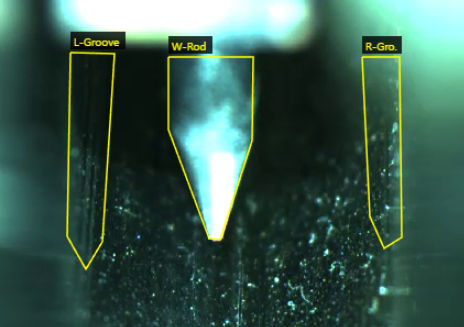
#> input picture GrooveRod_detection/예제 1.png, 464 x 327 px, given in place of rb_test7.mp4, which was not available
$ python edge_detection.py   (older library calls are emulated)
#> lines starting #> are read from the running program, lines starting #| are printed output that depends on the picture; after the words box and inside, x2 and y2 are one past the last pixel; in counts of white or black regions, pixels touching at a corner belong together; pictures that were not available may be replaced by others from this repository, and a replacement may not be noted
#> further down, frame is the input picture: shape (327, 464, 3); mean B, G, R 78.3, 91.3, 58.1
import os
import cv2

videos_path = "/Users/kseni/Downloads/kakao/Robot REC/"
# videos_path = "D:/work_doks/projects/Doosan. Welding/2025/data/"
# this_video_path = os.path.join(videos_path, os.listdir(videos_path)[0])
this_video_path = os.path.join(videos_path, "rb_test7.mp4")
cap = cv2.VideoCapture(this_video_path)

total_frames = int(cap.get(cv2.CAP_PROP_FRAME_COUNT))
# placeholder for opencv
def nothing(x):
    pass

def detect_v_shaped_electrode(edges, frame):
    contours, _ = cv2.findContours(edges, cv2.RETR_TREE, cv2.CHAIN_APPROX_SIMPLE)
    v_candidates = []

    height, width = frame.shape[:2]
    center_x = width // 2
    min_size = 10

    for contour in contours:
        approx = cv2.approxPolyDP(contour, 0.02 * cv2.arcLength(contour, True), True)

        if len(approx) == 3:  # Triangle shape
            x, y, w, h = cv2.boundingRect(contour)

            if h > min_size and w > min_size and abs(x + w // 2 - center_x) < 100:
                v_candidates.append((contour, y + h))

    if v_candidates:
        v_candidates.sort(key=lambda x: x[1])
        best_v = v_candidates[0][0]
        x, y, w, h = cv2.boundingRect(best_v)
        electrode_x, electrode_y = x + w // 2, y + h

        cv2.drawContours(frame, [best_v], -1, (0, 255, 255), 2)
        cv2.circle(frame, (electrode_x, electrode_y), 10, (0, 255, 255), -1)

        return electrode_x, electrode_y
    return None, None
def process_frame(frame):
    gray = cv2.cvtColor(frame, cv2.COLOR_BGR2GRAY)
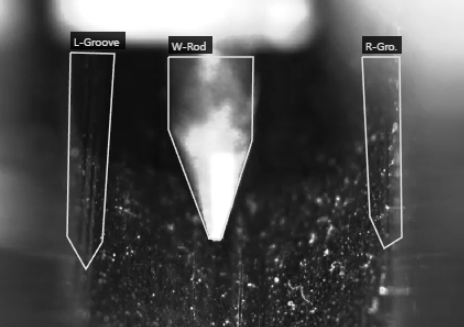
#> gray: shape (327, 464); min 5, max 255, mean 79.9
    blurred = cv2.GaussianBlur(gray, (5, 5), 1)

    canny_min = cv2.getTrackbarPos("Canny Min", "Welding Analysis")
    canny_max = cv2.getTrackbarPos("Canny Max", "Welding Analysis")
    sobel_ksize = cv2.getTrackbarPos("Sobel ksize", "Welding Analysis")
    threshold_val = cv2.getTrackbarPos("Threshold", "Welding Analysis")

    sobel_ksize = max(1, sobel_ksize * 2 + 1)  # ksize is odd
    edges = cv2.Canny(blurred, canny_min, canny_max)
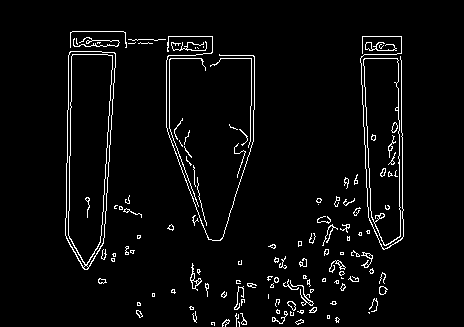
#> edges: shape (327, 464); 3.8% white in thin lines or dots, all inside (x1, y1, x2, y2) = (65, 31, 404, 327)
    sobel_x = cv2.Sobel(gray, cv2.CV_64F, 1, 0, ksize=sobel_ksize)
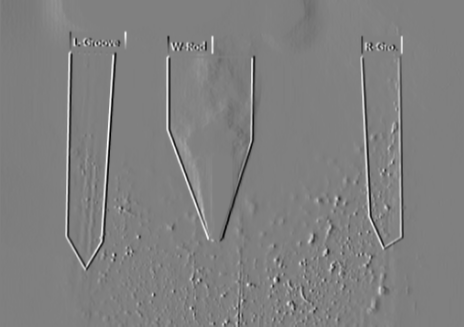
#> sobel_x: shape (327, 464) float64; min -819, max 812, mean 0.3; drawn with min black and max white
    sobel_x_abs = cv2.convertScaleAbs(sobel_x)
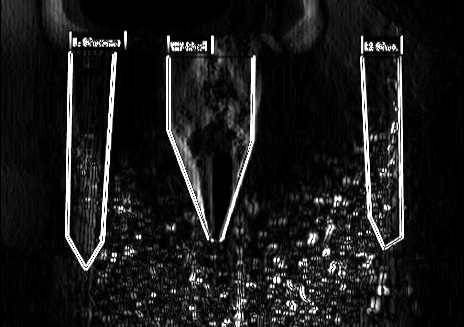
#> sobel_x_abs: shape (327, 464); min 0, max 255, mean 27.2

    _, thresh = cv2.threshold(sobel_x_abs, threshold_val, 255, cv2.THRESH_BINARY)
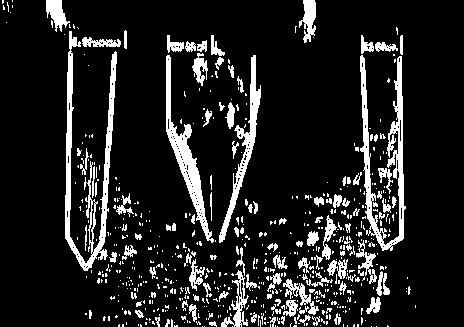
#> thresh: shape (327, 464); 12.9% white; 614 white regions (499 under 20 px)

    contours, _ = cv2.findContours(thresh, cv2.RETR_EXTERNAL, cv2.CHAIN_APPROX_SIMPLE)
#> contours = 614 contours, 546 with area under 20; largest, box (x1, y1, x2, y2) and area: (65, 31, 117, 271) 2319, (360, 55, 406, 251) 2113, (166, 55, 214, 243) 1702, (219, 55, 261, 243) 1205, (221, 270, 249, 327) 418

    sorted_contours = sorted(contours, key=lambda c: cv2.boundingRect(c)[0])
#> sorted_contours has the same summary as contours

    left_edge_x = cv2.boundingRect(sorted_contours[0])[0] if sorted_contours else None
#> left_edge_x = 2
    right_edge_x = cv2.boundingRect(sorted_contours[-1])[0] if sorted_contours else None
#> right_edge_x = 415

    electrode_contours, _ = cv2.findContours(edges, cv2.RETR_TREE, cv2.CHAIN_APPROX_SIMPLE)
#> electrode_contours = 210 contours, 181 with area under 20; largest, box (x1, y1, x2, y2) and area: (65, 51, 116, 270) 8642, (68, 54, 113, 265) 7212, (363, 58, 401, 246) 5577, (363, 58, 401, 246) 5522, (65, 51, 116, 268) 1351

    electrode_x, electrode_y = detect_v_shaped_electrode(edges, frame)
#> in detect_v_shaped_electrode, `contours, _ = cv2.findContours(edges, cv2.RETR_TREE, cv2.CHAIN_APPROX_..`: contours has the same summary as electrode_contours in process_frame
#> the loop in detect_v_shaped_electrode, `for contour in contours:` made 210 passes
#> (approx, x, y, w, h) on pass 14: ([[368, 312], [369, 313], [369, 312]], 368, 312, 2, 2)
#> approx on passes 9, 40, 41, 44: [[327, 315], [327, 318], [329, 318], [329, 315]], [[268, 294], [268, 298]], [[152, 293], [152, 296], [154, 296], [154, 293]], [[223, 293], [225, 295], [223, 297], [221, 295]]
#> after the loop in detect_v_shaped_electrode, `for contour in contours:`: v_candidates = []

    '''electrode_x, electrode_y = None, None
    if electrode_contours:
        electrode = max(electrode_contours, key=cv2.contourArea)
        x, y, w, h = cv2.boundingRect(electrode)
        electrode_x, electrode_y = x + w // 2, y + h // 2'''

    '''if left_edge_x:
        cv2.line(frame, (left_edge_x, 0), (left_edge_x, frame.shape[0]), (255, 0, 0), 2)
    if right_edge_x:
        cv2.line(frame, (right_edge_x, 0), (right_edge_x, frame.shape[0]), (0, 0, 255), 2)
    if electrode_x and electrode_y:
        cv2.circle(frame, (electrode_x, electrode_y), 10, (0, 255, 255), -1)
    '''


    # display edges:
    if left_edge_x:
        cv2.line(frame, (left_edge_x, 0), (left_edge_x, frame.shape[0]), (255, 0, 0), 10)
    if right_edge_x:
        cv2.line(frame, (right_edge_x, 0), (right_edge_x, frame.shape[0]), (0, 0, 255), 10)
    if electrode_x and electrode_y:
        cv2.circle(frame, (electrode_x, electrode_y), 10, (0, 255, 255), -1)

    for contour in electrode_contours:
        cv2.drawContours(frame, [contour], -1, (0, 255, 0), 10)  # green for electrode
#> this loop made 210 passes
#> contour on passes 9, 14, 40: [[327, 315], [327, 318], [329, 318], [329, 315]], [[368, 312], [369, 313], [369, 312]], [[268, 294], [268, 298]]
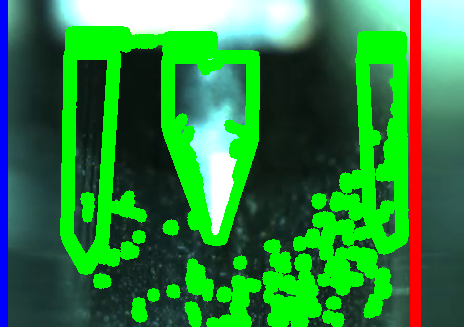
#> frame: shape (327, 464, 3); mean B, G, R 61, 131.3, 46
    for contour in sorted_contours:
        cv2.drawContours(frame, [contour], -1, (255, 165, 0), 1)  # orange for weld groove edges
#> this loop made 614 passes
#> contour on passes 1, 3, 5: [[2, 0], [2, 3], [3, 2], [3, 0]], [[6, 22]], [[10, 12]]
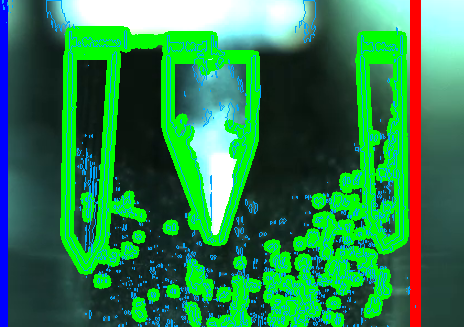
#> frame: shape (327, 464, 3); 6.83% of pixels changed, all inside (x1, y1, x2, y2) = (2, 0, 416, 327)
    if electrode_x is not None and left_edge_x is not None and right_edge_x is not None:
        left_distance = electrode_x - left_edge_x
        right_distance = right_edge_x - electrode_x
        cv2.putText(frame, f"L: {left_distance} px", (50, 50), cv2.FONT_HERSHEY_SIMPLEX, 0.8, (255, 0, 0), 2)
        cv2.putText(frame, f"R: {right_distance} px", (50, 80), cv2.FONT_HERSHEY_SIMPLEX, 0.8, (0, 0, 255), 2)

    return frame


def set_frame(pos):
    global frame_pos
    cap.set(cv2.CAP_PROP_POS_FRAMES, pos)
    frame_pos = pos

frame_paused = False
frame_pos = 0
def toggle_pause():
    global frame_paused
    frame_paused = not frame_paused

frame_width, frame_height = int(cap.get(cv2.CAP_PROP_FRAME_WIDTH)), int(cap.get(cv2.CAP_PROP_FRAME_HEIGHT))

cv2.namedWindow("Welding Analysis", cv2.WINDOW_NORMAL)
cv2.resizeWindow("Welding Analysis", int(frame_width/2), int((frame_height )/1))
cv2.createTrackbar("Canny Min", "Welding Analysis", 50, 355, nothing)
cv2.createTrackbar("Canny Max", "Welding Analysis", 150, 355, nothing)
cv2.createTrackbar("Sobel ksize", "Welding Analysis", 1, 10, nothing)
cv2.createTrackbar("Threshold", "Welding Analysis", 50, 255, nothing)
cv2.createTrackbar("Frame", "Welding Analysis", 0, total_frames - 1, set_frame)

while True:
    ret, frame = cap.read()
    if not ret:
        break

    if frame_paused:
        cap.set(cv2.CAP_PROP_POS_FRAMES, frame_pos)
    processed_frame = process_frame(frame)

    current_frame = int(cap.get(cv2.CAP_PROP_POS_FRAMES))
#> current_frame = 0
    cv2.setTrackbarPos("Frame", "Welding Analysis", current_frame)
    cv2.imshow("Welding Analysis", processed_frame)

    key = cv2.waitKey(1) & 0xFF
#> (key q is pressed here)
    if key == ord("q"):
        break
    elif key == ord("p"):
        cv2.waitKey(0)
    elif key == ord(" "):
        toggle_pause()

cap.release()
cv2.destroyAllWindows()

$ run again, on GrooveRod_detection/예제 2.png
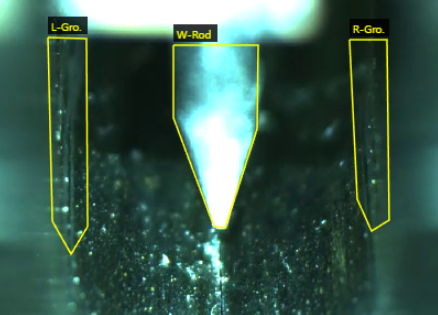
#> input picture GrooveRod_detection/예제 2.png, 438 x 315 px, given in place of rb_test7.mp4, which was not available
#> frame is the input picture: shape (315, 438, 3); mean B, G, R 78.9, 92, 59.4
#> in process_frame, `edges = cv2.Canny(blurred, canny_min, canny_max)`:
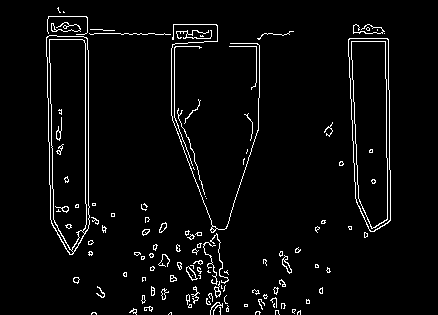
#> edges: shape (315, 438); 3.8% white in thin lines or dots, all inside (x1, y1, x2, y2) = (46, 7, 391, 315)
#> thresh: shape (315, 438); 13.8% white; 581 white regions (481 under 20 px)
#> in process_frame, `contours, _ = cv2.findContours(thresh, cv2.RETR_EXTERNAL, cv2.CHAIN_AP..`: contours = 581 contours, 518 with area under 20; largest, box (x1, y1, x2, y2) and area: (171, 43, 232, 315) 3488, (45, 16, 100, 270) 2122, (347, 37, 392, 239) 1804, (224, 35, 269, 233) 1328, (56, 132, 80, 232) 586
#> sorted_contours has the same summary as contours
#> left_edge_x = 4
#> right_edge_x = 388
#> electrode_contours = 196 contours, 165 with area under 20; largest, box (x1, y1, x2, y2) and area: (46, 35, 90, 255) 8098, (348, 38, 391, 232) 6822, (348, 38, 391, 232) 6796, (49, 39, 87, 251) 6656, (351, 41, 388, 229) 5572
#> in detect_v_shaped_electrode, `contours, _ = cv2.findContours(edges, cv2.RETR_TREE, cv2.CHAIN_APPROX_..`: contours has the same summary as electrode_contours in process_frame
#> the loop in detect_v_shaped_electrode, `for contour in contours:` made 196 passes
#> (x, y, w, h) on pass 195: (63, 11, 2, 2)
#> after the loop in detect_v_shaped_electrode, `for contour in contours:`: v_candidates = []
#> the loop in process_frame, `for contour in electrode_contours:` made 196 passes
#> contour on passes 15, 49: [[244, 304], [244, 306], [247, 306], [247, 304]], [[221, 285], [221, 288], [222, 288], [221, 287]]
#> the loop in process_frame, `for contour in sorted_contours:` made 581 passes
#> contour on passes 1 to 3: [[4, 18]], [[8, 4], [8, 5]], [[12, 0], [11, 1], [11, 6], [12, 6]]
#> after the loop in process_frame, `for contour in sorted_contours:`:
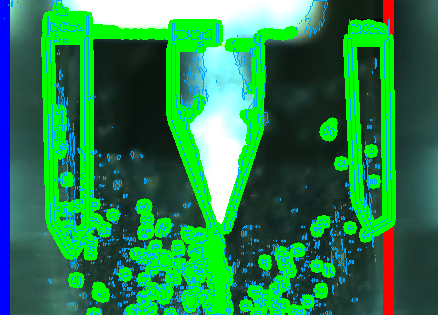
#> frame: shape (315, 438, 3); mean B, G, R 77, 128.7, 40.3
#> current_frame = 0
